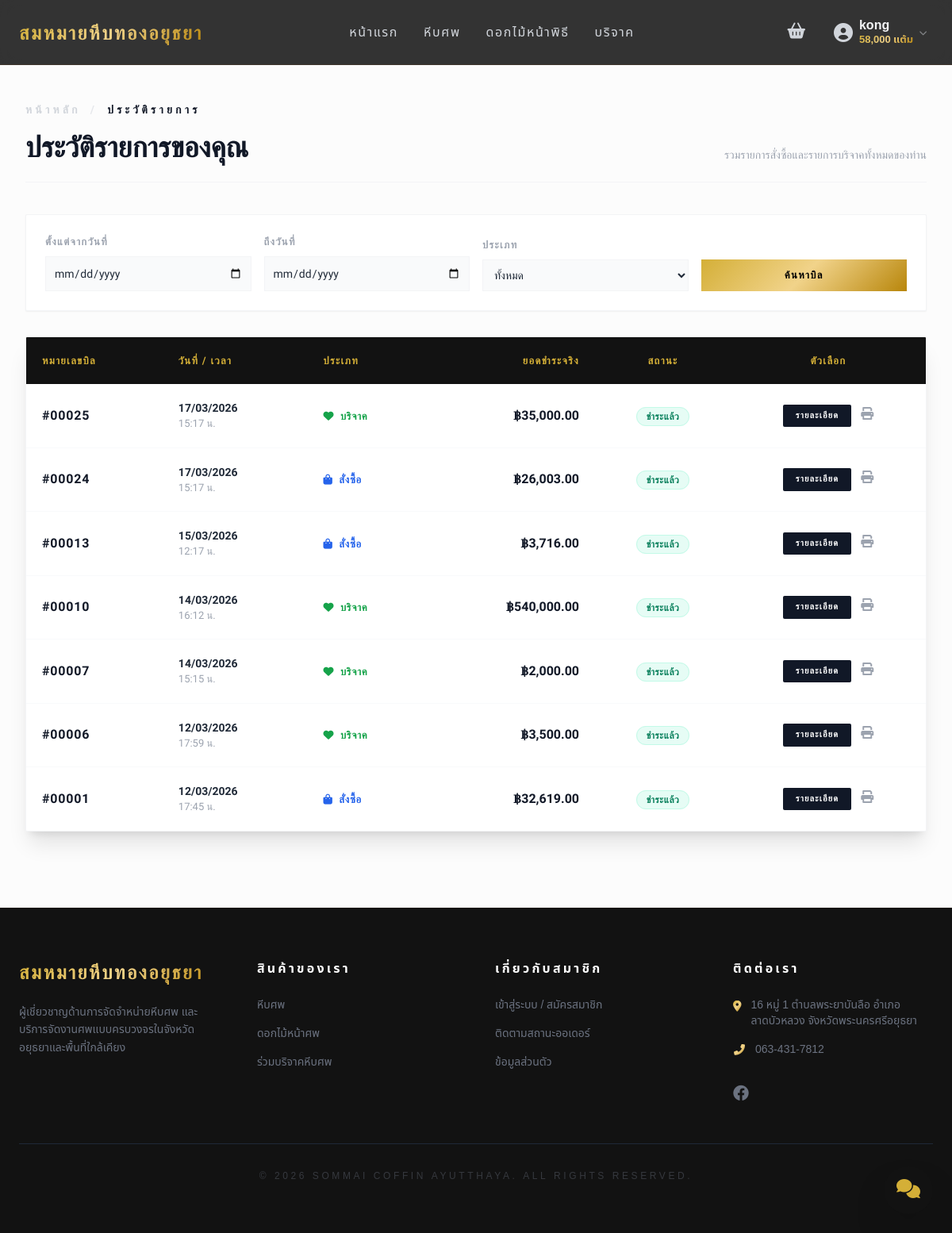
The app's page /history.php (signed in) with its own data.
### tables this page shows
CREATE TABLE `users` (
  `id` int(11) NOT NULL,
  `username` varchar(50) NOT NULL,
  `password_hash` varchar(255) NOT NULL,
  `email` varchar(100) NOT NULL,
  `role` enum('user','admin') DEFAULT 'user',
  `is_active` tinyint(1) DEFAULT 1 COMMENT '1 = ใช้งานปกติ, 0 = ระงับการใช้งาน',
  `current_points` int(11) DEFAULT 0 COMMENT 'แต้มสะสมคงเหลือ',
  `address` text DEFAULT NULL,
  `phone` varchar(20) DEFAULT NULL,
  `created_at` timestamp NOT NULL DEFAULT current_timestamp(),
  `updated_at` timestamp NOT NULL DEFAULT current_timestamp() ON UPDATE current_timestamp(),
  `reset_token` varchar(64) DEFAULT NULL,
  `reset_expires` datetime DEFAULT NULL
);

CREATE TABLE `orders` (
  `id` int(11) NOT NULL,
  `user_id` int(11) NOT NULL,
  `total_amount` decimal(10,2) NOT NULL COMMENT 'ยอดรวมราคาสินค้า',
  `delivery_fee` decimal(10,2) DEFAULT 0.00 COMMENT 'ค่าจัดส่ง (กม. ละ 15 บาท)',
  `discount_amount` decimal(10,2) DEFAULT 0.00 COMMENT 'ส่วนลดจากการใช้แต้ม',
  `points_used` int(11) DEFAULT 0 COMMENT 'จำนวนแต้มที่ใช้แลกส่วนลด',
  `points_earned` int(11) DEFAULT 0 COMMENT 'จำนวนแต้มที่จะได้รับ (กรณีบริจาค)',
  `slip_image` varchar(255) DEFAULT NULL,
  `status` enum('pending','paid','completed','cancelled') DEFAULT 'pending' COMMENT 'สถานะออเดอร์',
  `order_type` enum('purchase','donation') NOT NULL COMMENT 'ประเภทออเดอร์',
  `shipping_phone` varchar(20) DEFAULT NULL COMMENT 'เบอร์โทรศัพท์ติดต่อ',
  `shipping_address_detail` text DEFAULT NULL COMMENT 'บ้านเลขที่/ชื่อวัด',
  `delivery_lat` double DEFAULT NULL,
  `delivery_lng` double DEFAULT NULL,
  `delivery_distance` decimal(10,2) DEFAULT 0.00,
  `created_at` timestamp NOT NULL DEFAULT current_timestamp(),
  `updated_at` timestamp NOT NULL DEFAULT current_timestamp() ON UPDATE current_timestamp()
);

### history.php (the view, shortened to what this page needs)
<?php
require_once 'config/db.php';
$userId = $_SESSION['user_id'];
$startDate = $_GET['start_date'] ?? '';
$endDate = $_GET['end_date'] ?? '';
$sql = "SELECT * FROM orders WHERE user_id = ?";
$params = [$userId];
$sql .= " ORDER BY created_at DESC";
$stmt = $pdo->prepare($sql);
$stmt->execute($params);
$orders = $stmt->fetchAll();
?>
<!DOCTYPE html>
<html lang="th">
<head>
    <script src="https://cdn.tailwindcss.com"></script>
    <link rel="stylesheet" href="https://cdnjs.cloudflare.com/ajax/libs/font-awesome/6.0.0/css/all.min.css">
</head>
<body class="text-gray-800">
    <?php require_once 'includes/navbar.php'; ?>
    <div class="h-24 md:h-32"></div>
    <main class="max-w-[1400px] mx-auto px-4 md:px-8 pb-24 history-content">
        <div class="mb-10">
            <nav class="flex mb-4 text-[14px] uppercase tracking-[0.3em] font-bold text-gray-300">
                <a href="index.php" class="hover:text-gold transition">หน้าหลัก</a>
                <span class="mx-3 text-gray-200">/</span>
                <span class="text-gray-900">ประวัติรายการ</span>
            </nav>
            <div class="flex flex-col md:flex-row justify-between items-start md:items-end gap-4 border-b border-gray-100 pb-6">
                <h1 class="serif text-3xl md:text-4xl font-bold text-gray-900">ประวัติรายการของคุณ</h1>
                <p class="text-gray-400 text-sm">รวมรายการสั่งซื้อและรายการบริจาคทั้งหมดของท่าน</p>
            </div>
        </div>
        <div class="bg-white border border-gray-100 shadow-sm p-5 md:p-6 mb-8 rounded-sm">
            <form method="GET" action="history.php" class="grid grid-cols-1 sm:grid-cols-2 lg:grid-cols-4 gap-4 items-end">
                <div>
                    <label class="block text-[13px] font-black uppercase tracking-widest text-gray-400 mb-2">ตั้งแต่จากวันที่</label>
                    <input type="date" name="start_date" class="w-full bg-gray-50 border border-gray-100 p-2.5 text-sm focus:outline-none focus:border-gold" value="<?= htmlspecialchars($startDate) ?>">
                </div>
                <div>
                    <label class="block text-[13px] font-black uppercase tracking-widest text-gray-400 mb-2">ถึงวันที่</label>
                    <input type="date" name="end_date" class="w-full bg-gray-50 border border-gray-100 p-2.5 text-sm focus:outline-none focus:border-gold" value="<?= htmlspecialchars($endDate) ?>">
                </div>
                <div>
                    <label class="block text-[13px] font-black uppercase tracking-widest text-gray-400 mb-2">ประเภท</label>
                    <select name="order_type" class="w-full bg-gray-50 border border-gray-100 p-2.5 text-sm focus:outline-none focus:border-gold font-medium">
                        <option value="">ทั้งหมด</option>
                    </select>
                </div>
                <div class="flex gap-2">
                    <button type="submit" class="flex-grow gold-gradient text-black font-black py-2.5 px-6 uppercase tracking-widest text-[13px] hover:shadow-md transition">
                        ค้นหาบิล
                    </button>
                </div>
            </form>
        </div>
        <?php if (empty($orders)): ?>
            <div class="bg-white border border-dashed border-gray-200 py-24 text-center rounded-sm">
                <i class="fas fa-receipt text-gray-100 text-7xl mb-6"></i>
                <h4 class="text-xl text-gray-400 mb-6">ยังไม่พบประวัติการทำรายการในขณะนี้</h4>
                <a href="index.php" class="inline-block gold-gradient text-black font-bold py-3 px-10 rounded-sm uppercase tracking-widest text-[11px]">
                    ไปหน้าหลัก
                </a>
            </div>
        <?php else: ?>
            <div class="bg-white border border-gray-100 shadow-xl rounded-sm overflow-hidden">
                <div class="overflow-x-auto custom-scrollbar">
                    <table class="w-full text-left border-collapse min-w-[850px]">
                        <thead>
                            <tr class="bg-charcoal text-[#D4AF37]">
                                <th class="p-5 text-[13px] uppercase tracking-widest font-bold">หมายเลขบิล</th>
                                <th class="p-5 text-[13px] uppercase tracking-widest font-bold">วันที่ / เวลา</th>
                                <th class="p-5 text-[13px] uppercase tracking-widest font-bold">ประเภท</th>
                                <th class="p-5 text-[13px] uppercase tracking-widest font-bold text-right">ยอดชำระจริง</th>
                                <th class="p-5 text-[13px] uppercase tracking-widest font-bold text-center">สถานะ</th>
                                <th class="p-5 text-[13px] uppercase tracking-widest font-bold text-center">ตัวเลือก</th>
                            </tr>
                        </thead>
                        <tbody class="divide-y divide-gray-50">
                            <?php foreach ($orders as $order):
                                $netPayable = ($order['total_amount'] + $order['delivery_fee']) - $order['discount_amount'];
                            ?>
                            <tr class="hover:bg-gray-50/50 transition-colors">
                                <td class="p-5">
                                    <span class="font-bold text-gray-900 tracking-wider">#<?= str_pad($order['id'], 5, '0', STR_PAD_LEFT) ?></span>
                                </td>
                                <td class="p-5">
                                    <div class="text-sm font-bold"><?= date('d/m/Y', strtotime($order['created_at'])) ?></div>
                                    <div class="text-[13px] text-gray-400"><?= date('H:i', strtotime($order['created_at'])) ?> น.</div>
                                </td>
                                <td class="p-5">
                                    <?php if($order['order_type'] == 'donation'): ?>
                                        <span class="text-[13px] font-bold text-green-600 uppercase tracking-wider"><i class="fas fa-heart mr-1"></i> บริจาค</span>
                                    <?php else: ?>
                                        <span class="text-[13px] font-bold text-blue-600 uppercase tracking-wider"><i class="fas fa-shopping-bag mr-1"></i> สั่งซื้อ</span>
                                    <?php endif; ?>
                                </td>
                                <td class="p-5 text-right font-bold text-gray-900">
                                    ฿<?= number_format($netPayable, 2) ?>
                                </td>
                                <td class="p-5 text-center">
                                    <?php
                                        switch ($order['status']) {
                                            case 'paid': echo '<span class="status-badge status-paid">ชำระแล้ว</span>'; break;
                                        }
                                    ?>
                                </td>
                                <td class="p-5 text-center">
                                    <div class="flex justify-center gap-3">
                                        <a href="order_details.php?id=<?= $order['id'] ?>" class="text-[11px] font-black uppercase tracking-widest bg-gray-900 text-white px-4 py-1.5 rounded-sm hover:bg-gold  transition">
                                            รายละเอียด
                                        </a>
                                        <?php if($order['status'] == 'completed' || $order['status'] == 'paid'): ?>
                                            <a href="print_receipt.php?id=<?= $order['id'] ?>" target="_blank" class="text-gray-400 hover:text-blue-600 transition" title="พิมพ์ใบเสร็จ">
                                                <i class="fas fa-print"></i>
                                            </a>
                                        <?php endif; ?>
                                    </div>
                                </td>
                            </tr>
                            <?php endforeach; ?>
                        </tbody>
                    </table>
                </div>
            </div>
        <?php endif; ?>
    </main>
    <?php require_once 'includes/footer.php'; ?>
    <?php include 'chat_widget.php'; ?>
</body>
</html>

### includes/navbar.php (shortened to what this page needs)
<link rel="stylesheet" href="https://cdnjs.cloudflare.com/ajax/libs/font-awesome/6.0.0/css/all.min.css">
<?php
$currentPoints = 0;
if (isset($_SESSION['user_id']) && isset($pdo)) {
    $stmtPoints = $pdo->prepare("SELECT current_points FROM users WHERE id = ?");
    $stmtPoints->execute([$_SESSION['user_id']]);
    $userRow = $stmtPoints->fetch();
    if ($userRow) {
        $currentPoints = $userRow['current_points'];
    }
} else {
    $cartCount = isset($_SESSION['cart']) ? count($_SESSION['cart']) : 0;
}
?>
<nav class="fixed top-0 left-0 w-full z-[100] bg-black/80 backdrop-blur-md border-b border-yellow-900/20">
    <div class="max-w-7xl mx-auto px-4 sm:px-6 py-3 md:py-4 flex justify-between items-center">
        <div class="flex items-center space-x-3 md:space-x-0">
            <a href="index.php" class="text-xl md:text-2xl font-bold tracking-widest text-gold serif uppercase whitespace-nowrap">
                สมหมายหีบทองอยุธยา
            </a>
        </div>
        <div class="hidden md:flex space-x-8 text-[16px] uppercase tracking-widest text-gray-300 font-medium">
            <a href="index.php" class="hover:text-yellow-500 transition <?= basename($_SERVER['PHP_SELF']) == 'index.php' ? 'text-yellow-500 font-bold' : '' ?>">หน้าแรก</a>
            <a href="coffins.php" class="hover:text-yellow-500 transition <?= basename($_SERVER['PHP_SELF']) == 'coffins.php' ? 'text-yellow-500 font-bold' : '' ?>">หีบศพ</a>
            <a href="decorations.php" class="hover:text-yellow-500 transition <?= basename($_SERVER['PHP_SELF']) == 'decorations.php' ? 'text-yellow-500 font-bold' : '' ?>">ดอกไม้หน้าพิธี</a>
            <a href="donate.php" class="hover:text-yellow-500 transition <?= basename($_SERVER['PHP_SELF']) == 'donate.php' ? 'text-yellow-500 font-bold' : '' ?>">บริจาค</a>
        </div>
        <div class="flex items-center space-x-2 md:space-x-5">
            <a href="cart.php" class="relative p-2 text-gray-300 hover:text-gold transition">
                <i class="fas fa-shopping-basket text-lg md:text-xl"></i>
            </a>
            <?php if(isset($_SESSION['user_id'])): ?>
                <div class="relative">
                    <button onclick="toggleUserDropdown(event)" class="flex items-center space-x-2 p-1 md:p-2 text-gray-300 hover:text-gold transition focus:outline-none" id="userBtn">
                        <i class="fas fa-user-circle text-xl md:text-2xl"></i>
                        <div class="text-left hidden sm:block">
                            <p class="text-[16px] font-bold leading-none mb-1 text-gray-100"><?= htmlspecialchars($_SESSION['username']) ?></p>
                            <p class="text-[13px] text-gold leading-none font-bold"><?= number_format($currentPoints) ?> แต้ม</p>
                        </div>
                        <i class="fas fa-chevron-down text-[10px] opacity-50 hidden sm:inline"></i>
                    </button>
                </div>
            <?php endif; ?>
        </div>
    </div>
</nav>

### history.php (style rules this page uses)
html, body { margin: 0; padding: 0; width: 100%; background-color: #fcfcfc; font-family: 'Noto Sans Thai', sans-serif; }
.serif { font-family: 'Playfair Display', serif !important; }
.bg-charcoal { background-color: #121212 !important; }
.gold-gradient { background: linear-gradient(135deg, #D4AF37 0%, #F1D38A 50%, #B8860B 100%); }
.text-gold { color: #D4AF37; }
.history-content { font-family: 'IBM Plex Sans Thai', sans-serif; }
.status-badge { padding: 4px 12px; border-radius: 50px; font-weight: 700; font-size: 12px; text-transform: uppercase; letter-spacing: 0.5px; border: 1px solid transparent; }
.status-paid { background-color: #e6fcf5; color: #087f5b; border-color: #c3fae8; }

### includes/navbar.php (style rules this page uses)
.gold-gradient { background: linear-gradient(135deg, #D4AF37 0%, #F1D38A 50%, #B8860B 100%); }
.text-gold { background: linear-gradient(135deg, #D4AF37 0%, #F1D38A 50%, #B8860B 100%); -webkit-background-clip: text; -webkit-text-fill-color: transparent; }
.serif { font-family: 'Playfair Display', serif; }

### records on screen
users: current_points "58,000"
orders: id "00025", created_at "17/03/2026", created_at "15:17", order_type "donation" (drawn), netPayable "35,000.00", status "ชำระแล้ว"
orders: id "00024", created_at "17/03/2026", created_at "15:17", order_type "purchase" (drawn), netPayable "26,003.00", status "ชำระแล้ว"
orders: id "00013", created_at "15/03/2026", created_at "12:17", order_type "purchase" (drawn), netPayable "3,716.00", status "ชำระแล้ว"
orders: id "00010", created_at "14/03/2026", created_at "16:12", order_type "donation" (drawn), netPayable "540,000.00", status "ชำระแล้ว"
orders: id "00007", created_at "14/03/2026", created_at "15:15", order_type "donation" (drawn), netPayable "2,000.00", status "ชำระแล้ว"
orders: id "00006", created_at "12/03/2026", created_at "17:59", order_type "donation" (drawn), netPayable "3,500.00", status "ชำระแล้ว"
orders: id "00001", created_at "12/03/2026", created_at "17:45", order_type "purchase" (drawn), netPayable "32,619.00", status "ชำระแล้ว"

### other values on screen
$_SESSION['username'] "kong"
